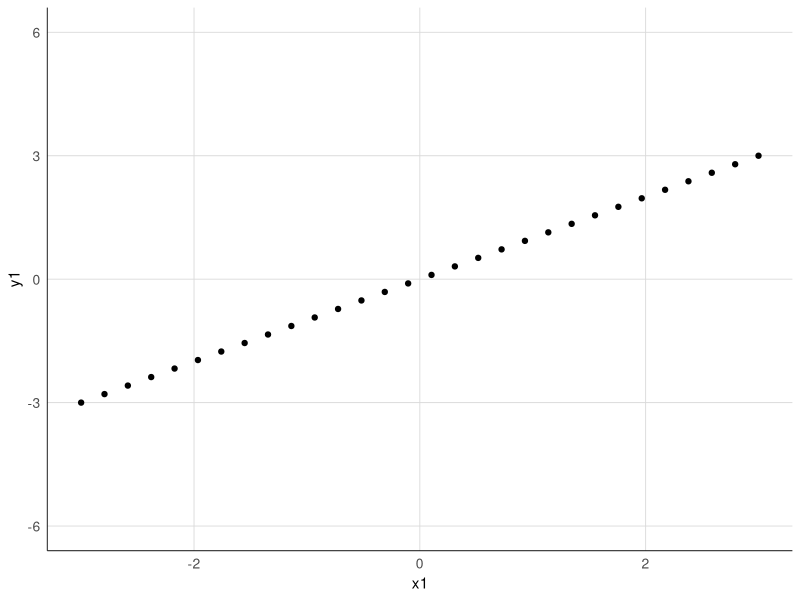
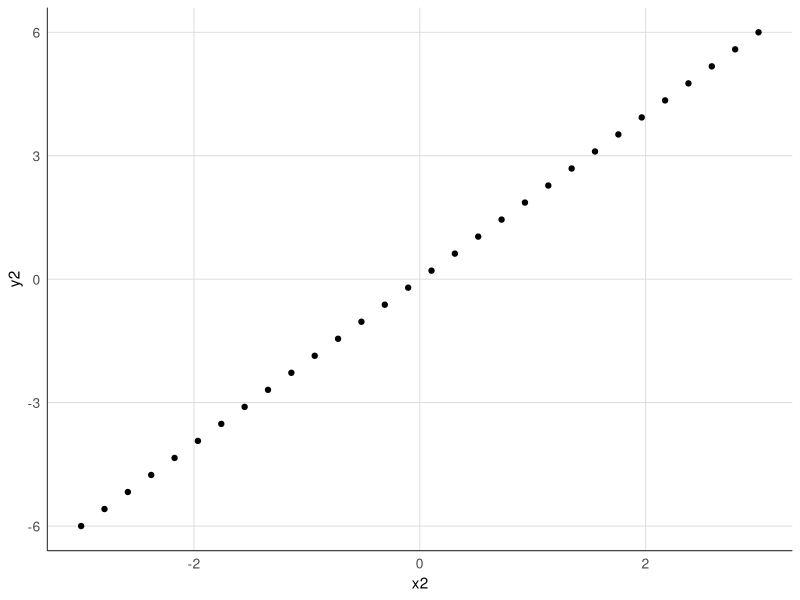
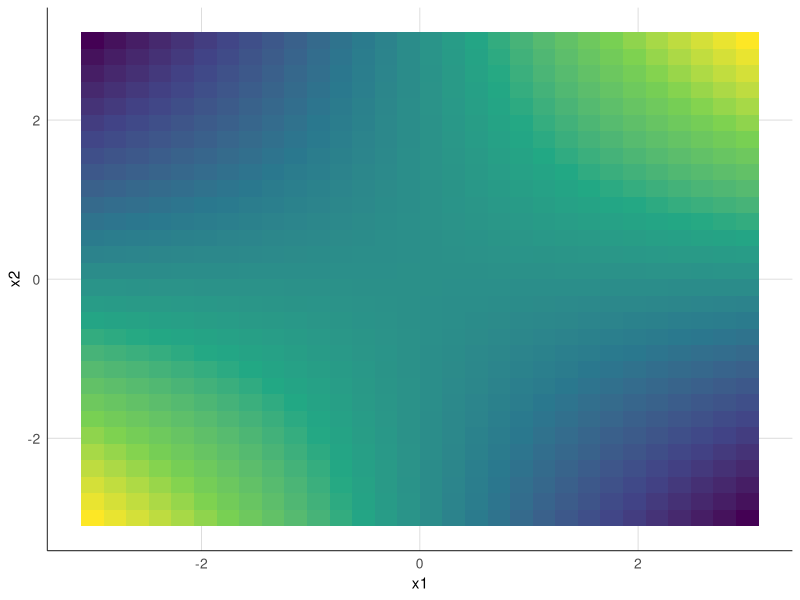
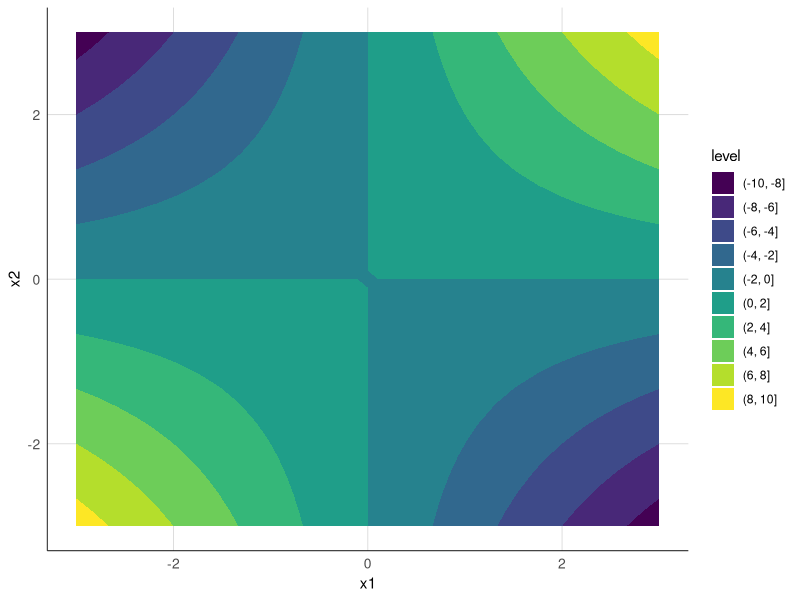

Reproduce these figures in R, in order.
library(MASS)
library(mvtnorm)
library(ggplot2)

theme_set(
  theme_minimal(base_size = 11) +
    theme(
      plot.title = element_blank(),         # No title (handled by LaTeX caption)
      axis.title = element_text(size = 11), # Axis labels
      axis.text = element_text(size = 10),  # Tick labels
      panel.grid.major = element_line(color = "grey85", size = 0.3),
      panel.grid.minor = element_blank(),
      axis.line = element_line(color = "black", linewidth = 0.3),
      panel.border = element_blank(),
      legend.position = "none"              # No legend (unless explicitly needed)
    )
)


# Approximate method ----
## Setup ----
n <- 30
x1 <- seq(-3, 3, length.out = n)
x2 <- seq(-3, 3, length.out = n)
grid <- expand.grid(x1 = x1, x2 = x2)

a <- 3
g <- function(x1, x2) {
  a + x1 + 2 * x2 + x1 * x2
}
grid$gval <- with(grid, g(x1, x2))

rho <- 0.6
Sigma <- matrix(c(1, rho, rho, 1), 2, 2)
grid$density <- mapply(function(x1, x2) {
  dmvnorm(c(x1, x2), mean = c(0, 0), sigma = Sigma)
}, grid$x1, grid$x2)

# X: design matrix (dummy-coded main + interaction)
# F: observed function values
# W: diagonal matrix of densities

grid$x1 <- factor(grid$x1)
grid$x2 <- factor(grid$x2)

lm_fit <- lm(
  gval ~ x1 * x2,
  data = grid,
  weights = grid$density,
  contrasts = list(
    x1 = contr.sum(length(unique(grid$x1))),
    x2 = contr.sum(length(unique(grid$x2)))
  )
)
grid$fitted <- fitted(lm_fit)

## Compute the fANOVA terms ----
y0 <- coef(lm_fit)[["(Intercept)"]]

main1 <- aggregate(fitted ~ x1, data = grid, FUN = mean) # marginalizes the function
main1$y1 <- main1$fitted - y0
main2 <- aggregate(fitted ~ x2, data = grid, FUN = mean)
main2$y2 <- main2$fitted - y0
# Merge back main effects
grid <- merge(grid, main1[, c("x1", "y1")], by = "x1")
grid <- merge(grid, main2[, c("x2", "y2")], by = "x2")

grid$y12 <- grid$fitted - y0 - grid$y1 - grid$y2


## Visualization of the fANOVA terms ----
main1$x1 <- as.numeric(as.character(main1$x1))
ggplot(main1, aes(x = x1, y = y1)) +
  geom_point() +
  labs(title = "Main Effect y1(x1)", x = "x1", y = "y1") +
  ylim(-6, 6)

main2$x2 <- as.numeric(as.character(main2$x2))
ggplot(main2, aes(x = x2, y = y2)) +
  geom_point() +
  labs(title = "Main Effect y2(x2)", x = "x2", y = "y2")

grid$x1 <- as.numeric(as.character(grid$x1))
grid$x2 <- as.numeric(as.character(grid$x2))
ggplot(grid, aes(x = x1, y = x2, fill = y12)) +
  geom_tile() +
  labs(title = "Interaction Effect y12(x1, x2)", x = "x1", y = "x2", fill = "y12") +
  scale_fill_viridis_c()

# contour plot for interaction effect
ggplot(grid, aes(x = x1, y = x2, z = y12)) +
  geom_contour_filled() +
  labs(title = "Contour Plot of Interaction Effect", x = "x1", y = "x2") +
  scale_fill_viridis_d() +
  theme(legend.position = "right")



